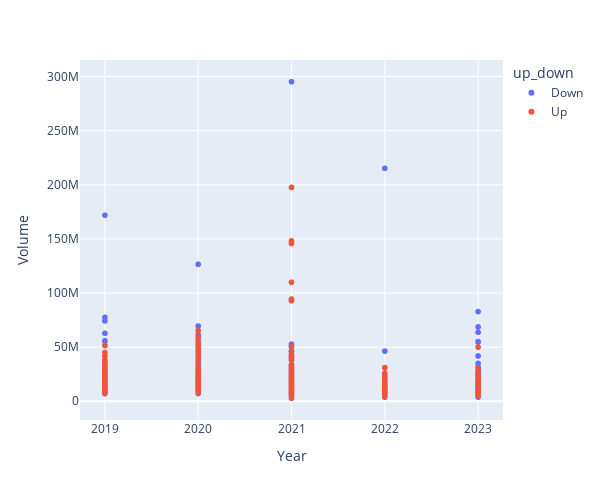

The notebook cell saved with this chart:
### Code cell
px.scatter(data, x = 'Year', y= 'Volume', height=500, width=600,  color='up_down')

### Figure 1 — Plotly figure (JSON) as saved in the notebook; plotly's stock layout.template omitted (floating-point values rounded to 4 significant figures; data arrays with more than 128 entries replaced by an {"elided": "..."} marker saying what was removed)
{"data": [{"hovertemplate": "up_down=Down<br>Year=%{x}<br>Volume=%{y}<extra></extra>", "legendgroup": "Down", "marker": {"color": "#636efa", "symbol": "circle"}, "mode": "markers", "name": "Down", "showlegend": true, "type": "scattergl", "x": {"elided": "621 int values"}, "xaxis": "x", "y": {"elided": "621 int values"}, "yaxis": "y"}, {"hovertemplate": "up_down=Up<br>Year=%{x}<br>Volume=%{y}<extra></extra>", "legendgroup": "Up", "marker": {"color": "#EF553B", "symbol": "circle"}, "mode": "markers", "name": "Up", "showlegend": true, "type": "scattergl", "x": {"elided": "637 int values"}, "xaxis": "x", "y": {"elided": "637 int values"}, "yaxis": "y"}], "layout": {"height": 500, "legend": {"title": {"text": "up_down"}, "tracegroupgap": 0}, "margin": {"t": 60}, "width": 600, "xaxis": {"anchor": "y", "domain": [0, 1], "title": {"text": "Year"}}, "yaxis": {"anchor": "x", "domain": [0, 1], "title": {"text": "Volume"}}}}
